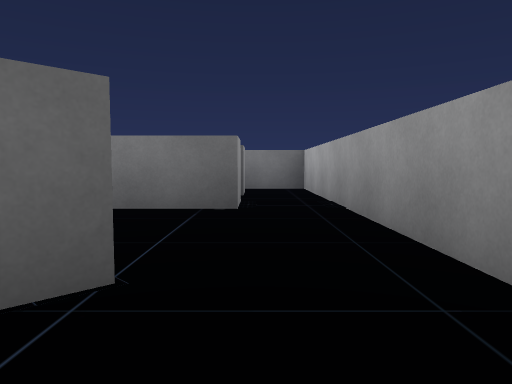
View 1 (above)

24 first-person views from a walk through a 3-D level made in the Unity game engine. The camera is 0.58 m above the floor, tilts 4° down and sees 70° across. The floor is counted in squares, 1 m on a side. Each view is taken from the middle of a square. On the plan, view 1 faces up. The plan holds only what a view shows up to about 10 squares ahead; the rest is blank. The player character is not drawn.

View 2
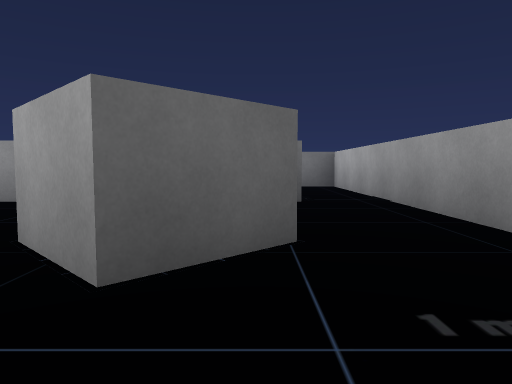

View 3
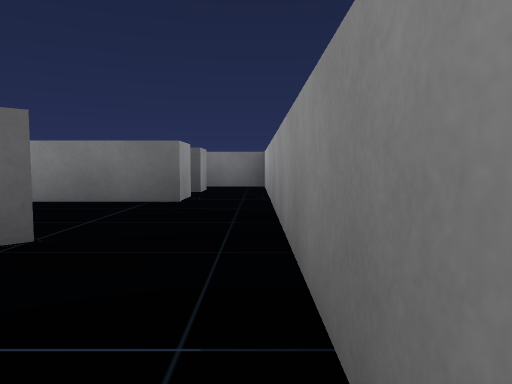

View 4
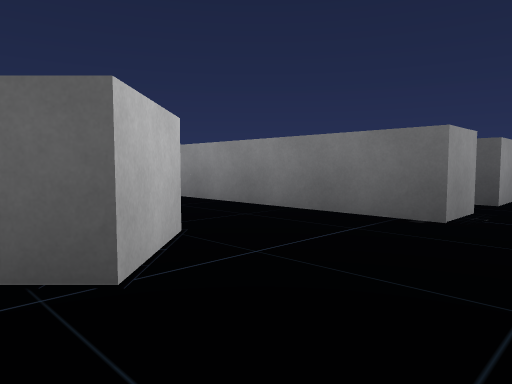

View 5
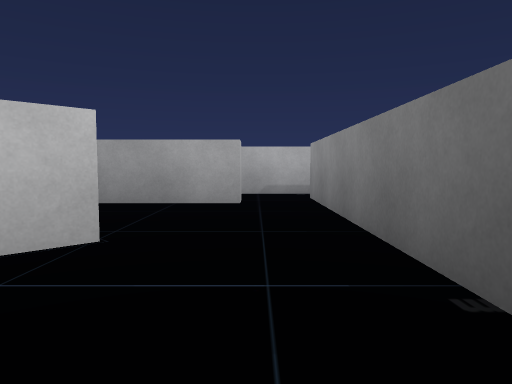

View 6
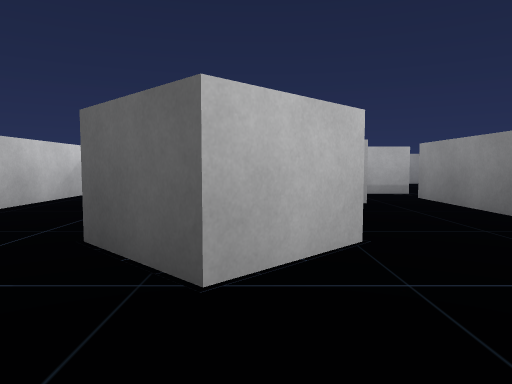

View 7
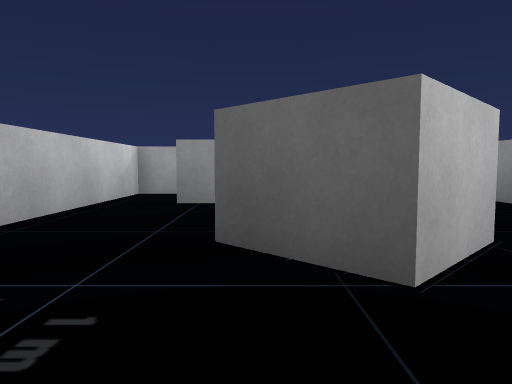

View 8
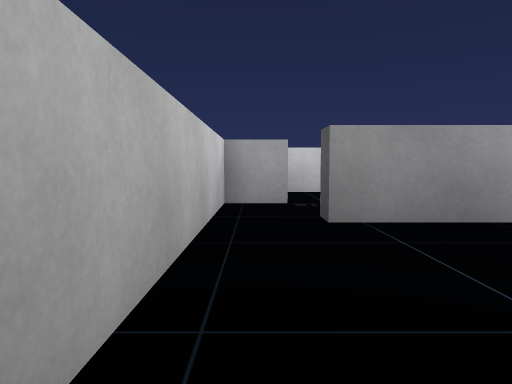

View 9
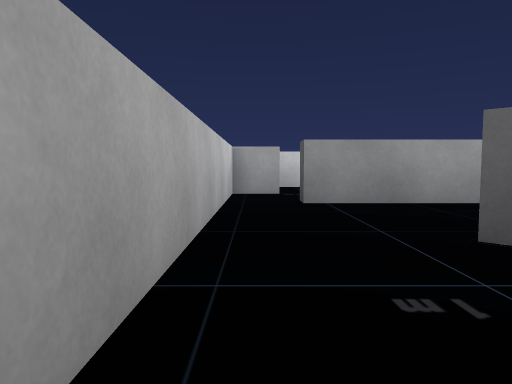

View 10
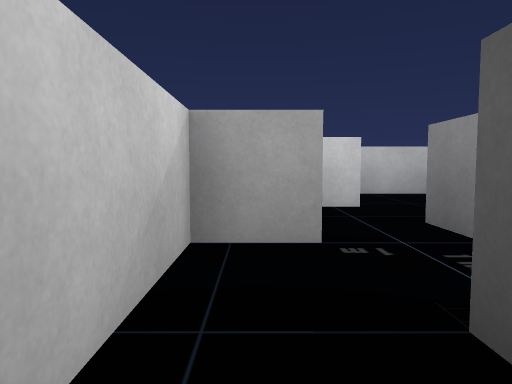

View 11
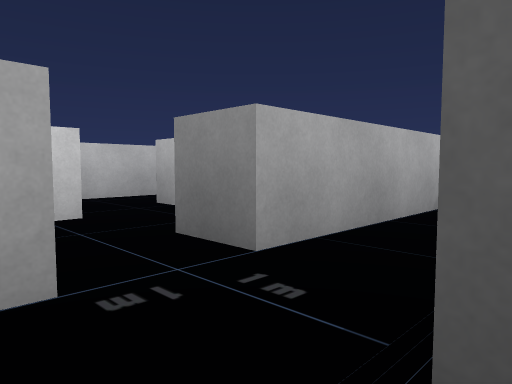

View 12
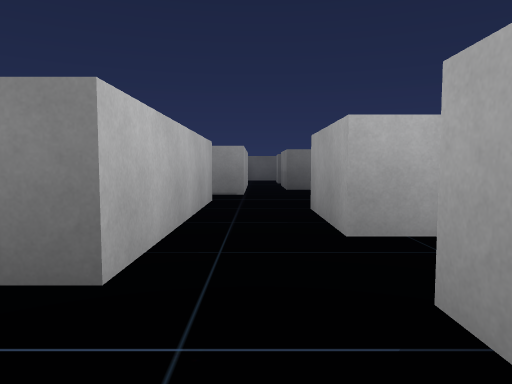

View 13
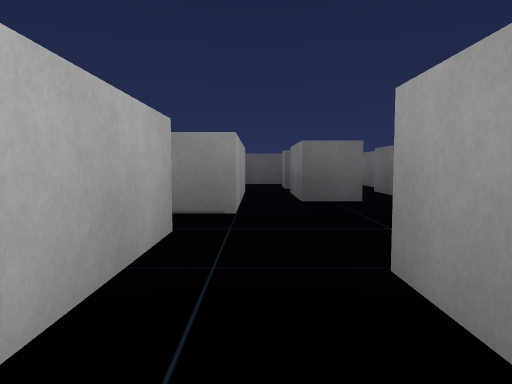

View 14
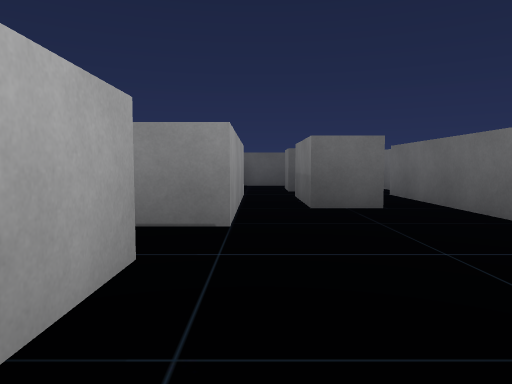

View 15
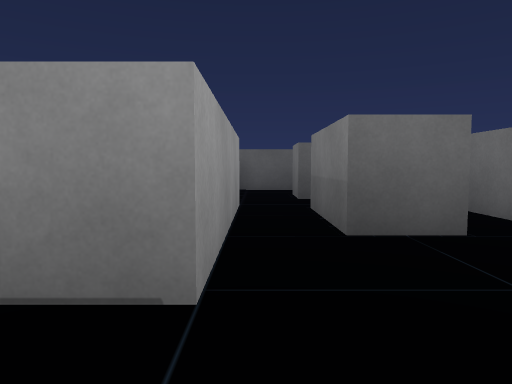

View 16
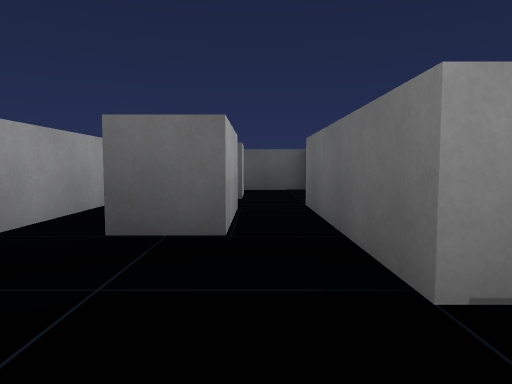

View 17
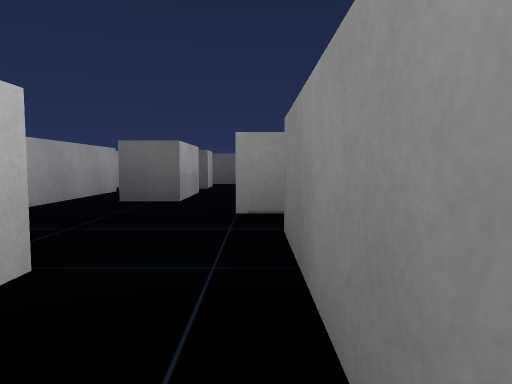

View 18
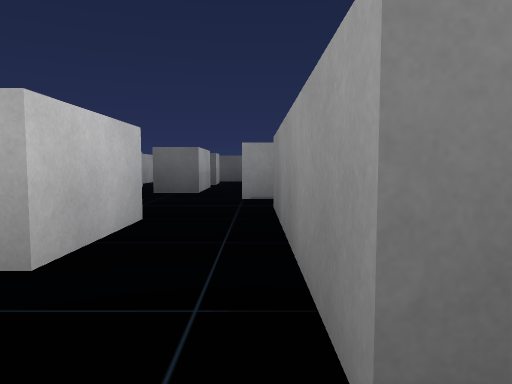

View 19
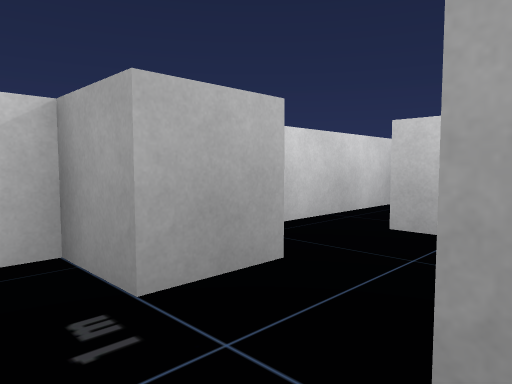

View 20
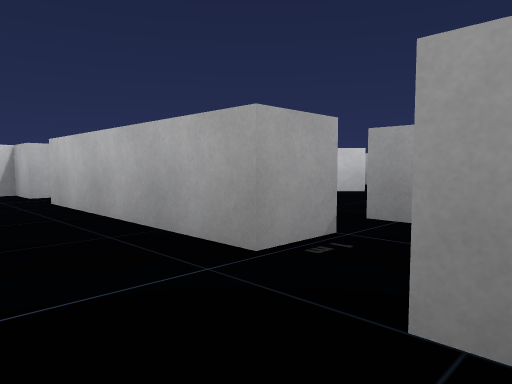

View 21
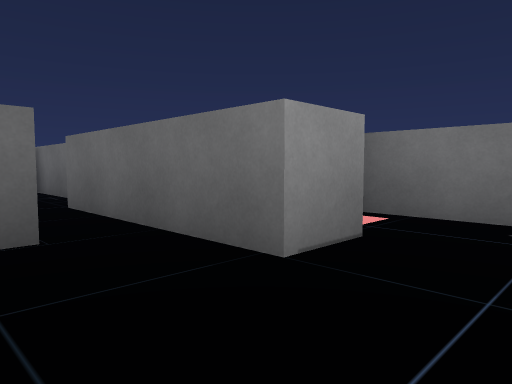

View 22
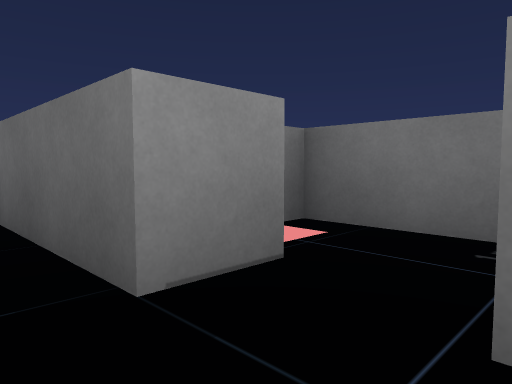

View 23
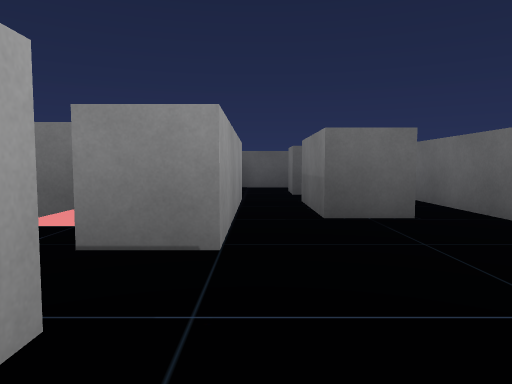

View 24
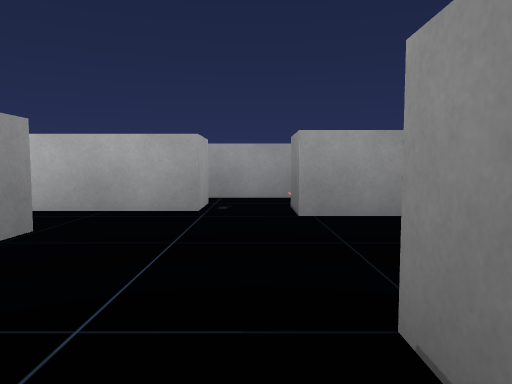

### Floor plan
Points are (right, up) in squares from view 1. A wall is a line through its corners. A room is listed if a view was taken in it or the views show most of it. See-through windows are left out.
Room 1 (views 1, 2, 3, 4, 5, 6, 7, 8, 9, 10)
walls: (1.3, -0.8) (1.3, 6.6); (-4.7, 3.8) (-4.7, -0.2); (-0.2, 6.1) (-0.2, 5) (-4.6, 5); (-4.5, -1.5) (0.4, -1.5)
ways out: opening at (-5, -1) to room 2
objects: block (-3, 1) to (-1, 3)
Room 2 (views 11, 19)
walls: (-5.2, 3.8) (-4.7, 3.8); (-4.7, -0.2) (-5.2, -0.2); (-4.6, 5) (-5.8, 5); (-6.7, 5.4) (-6.7, 0.8); (-6.9, -1.5) (-4.5, -1.5)
ways out: opening at (-5, -1) to room 1; opening at (-7, -0.5) to room 3
Room 3 (views 12, 13, 14, 15, 16, 17, 18, 20, 21, 22, 23, 24)
walls: (-11.7, 5.3) (-11.7, 0.8); (-7.1, 6.5) (-8.2, 6.5) (-8.2, 10.5); (-6.7, 0.8) (-7.7, 0.8) (-7.7, 5.2); (-11.9, -1.5) (-8.9, -1.5); (-11.2, 10.5) (-11.2, 6.5); (-7.7, 11.8) (-7.7, 14)
ways out: opening at (-7, -0.5) to room 2; opening at (-12, -0.5); opening at (-12, 6); opening at (-7, 6)
objects: cube (-10, 0) to (-9, 0); block (-10, 2) to (-9, 4); block (-10, 8) to (-9, 10); cube (-10, 12) to (-9, 12); cube (-7, -1)

Where each view was taken, in squares from view 1:
view 1: 0 up, 0 right, facing up
view 2: 1 down, 1 left, facing up
view 3: 1 down, 1 right, facing up
view 4: 1 up, 1 right, facing up-left
view 5: 4 up, 1 right, facing left
view 6: 2 up, 1 right, facing left
view 7: 1 up, 1 right, facing left
view 8: 1 down, 1 left, facing left
view 9: 1 down, 1 right, facing left
view 10: 1 down, 4 left, facing left
view 11: 1 down, 5 left, facing up-left
view 12: 1 down, 11 left, facing up
view 13: 2 up, 11 left, facing up
view 14: 3 up, 11 left, facing up
view 15: 5 up, 11 left, facing up
view 16: 5 up, 9 left, facing up
view 17: 2 up, 8 left, facing up
view 18: 0 up, 8 left, facing up
view 19: 1 up, 6 left, facing down-left
view 20: 7 up, 10 left, facing down-left
view 21: 5 up, 10 left, facing up-right
view 22: 5 up, 9 left, facing up-right
view 23: 4 up, 11 left, facing up
view 24: 6 up, 7 left, facing left
